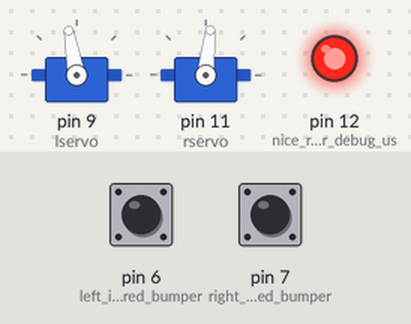
Recording of a sketch running on a simulated Arduino Uno, built with avr-gcc and run on an emulated ATmega328P. Parts: 2 × servo, output pins drawn as LEDs (lit = HIGH). The test bench sets the inputs (shaded band); at power-on: pin 6 (left_infared_bumper) LOW, pin 7 (right_infared_bumper) LOW.

Above: at 2.2 s.
2.3 s: pin 6 (left_infared_bumper) pulled HIGH for 3.2 s
7.5 s: pin 7 (right_infared_bumper) pulled HIGH for 0.15 s
10.5 s: pin 7 (right_infared_bumper) pulled HIGH for 3.2 s
16.7 s: pin 6 (left_infared_bumper) pulled HIGH for 0.15 s
19.7 s: pin 6 (left_infared_bumper) driven HIGH and pin 7 (right_infared_bumper) driven HIGH
At 19.89 s:
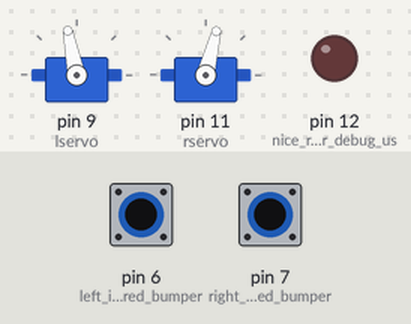
At 21.2 s:
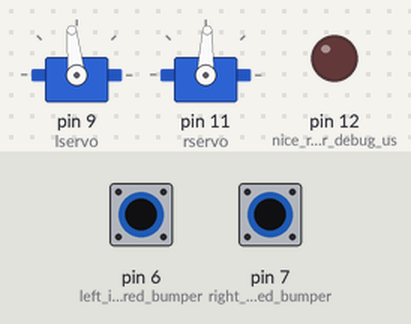
21.5 s: pin 6 (left_infared_bumper) driven LOW
At 32.9 s:
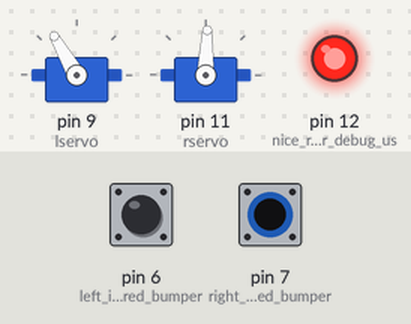
At 42.9 s:
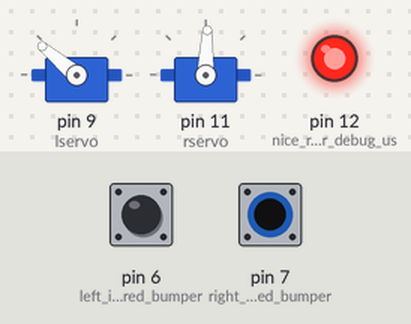
Timing chart, 0 to 44.5 s (numbered marks = the images above; inputs shaded):
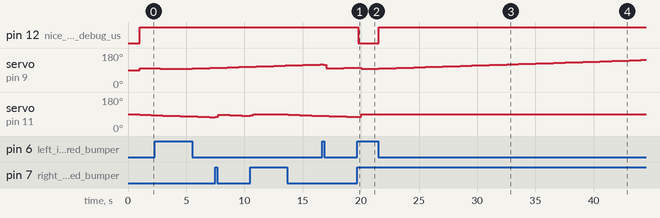

Measured:
- after the input at 19.7 s, pin 12 (nice_red_led_for_debug_us): HIGH → LOW after 0.07 s
- after the input at 21.5 s, pin 12 (nice_red_led_for_debug_us): LOW → HIGH at once; servo on pin 9 (lservo): moves from 96° to 143° over 22.5 s, starting at once
- by itself, servo on pin 11 (rservo): rises from 81° to 88° in 0.25 s, then falls to 81° in 5.5 s

The sketch:

Navigation_V0.1.ino
```cpp
//Navigator Bot

#include <Servo.h>

Servo lservo; // write >90 to go forward
Servo rservo; //write <90 to go forward


//13 is bottom board/s blue LED and top one's Green.
//12 is top board's red.
//11 - 8 is the body of 4 pinslots on top.
//7 - 3 is the body of 5 pinslots on top.
//2 is the button on top (there are two, forgot which)

void setup() {
  // put your setup code here, to run once:

  Serial.begin(9600); // opens serial port

  lservo.attach(9); //attach to servo itself our servo control object
  rservo.attach(11);

  pinMode(6, INPUT); //left infared bumper
  pinMode(7, INPUT); //right infared bumper

  pinMode(12, OUTPUT); //nice red led for debug use


  delay(1000);
}


//The infared sensors go low when something's in range
//so these functions invert that
bool LeftBumper(){ return !digitalRead(6); }
bool RightBumper(){ return !digitalRead(7); }

void drive (int left, int right){
  lservo.write (92.8 + left);
  rservo.write (92.8 - right);
  }

//constant of initial
//the base speed at which we drive forward
int kI = 4;

//constant of bumper
//immediate motor adjustment when coming in range of a wall
int kB = 2;

//constant of tick
//the rate at which that adjustment grows per update loop spent in range of wall
float kT = 0.5;

//constant of steer
//strength of beacon heading's effect on the drive
int kS = 1;

float leftPower;
float rightPower;
int lTick = 0;
int rTick = 0;
int steer = 0; //assume positive goes right, negative goes left

void loop() {

  // power = baseval + 2-part anti-wall adjustment + beacon steering
  leftPower = kI + (LeftBumper() * kB) + (lTick * kT) - (steer * kS);
  rightPower =  kI + (RightBumper() * kB) + (rTick * kT) - (steer * kS);

  //tick makes it so that the longer the wall is within 10cm, the faster away it drives
  lTick = (lTick + LeftBumper()) * LeftBumper(); //resets whenever bool is 0
  rTick = (rTick + RightBumper()) * RightBumper(); //++ whenever bool is 1
  //speed of increase directly correlated to update rate (adjust with kT)

  drive(leftPower, rightPower);

  //an led to display whenever we're in range of a wall
  if (LeftBumper() || RightBumper())
  { digitalWrite(12, HIGH); }
  else { digitalWrite (12, LOW); }

  delay(250);

}
```
